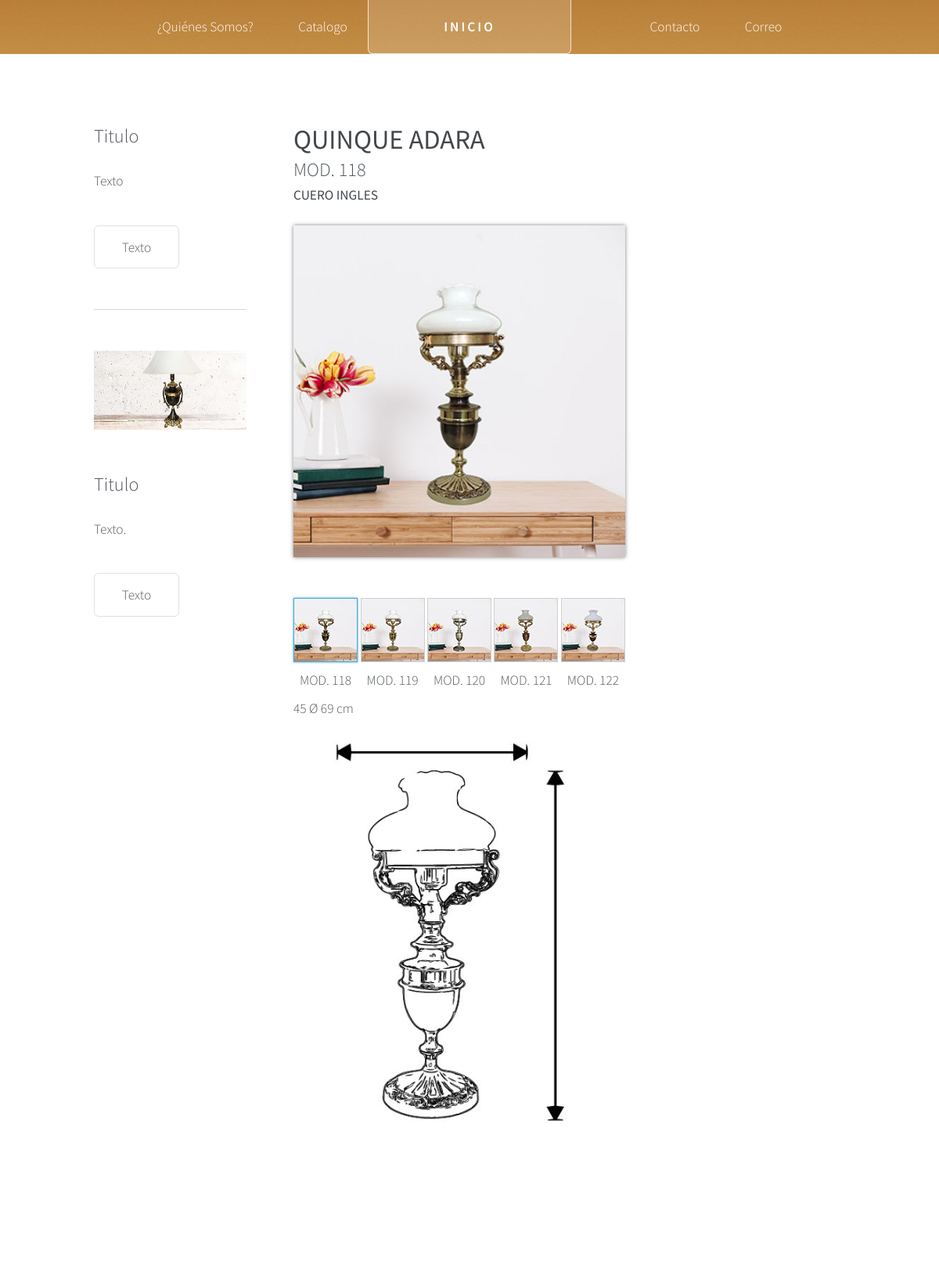
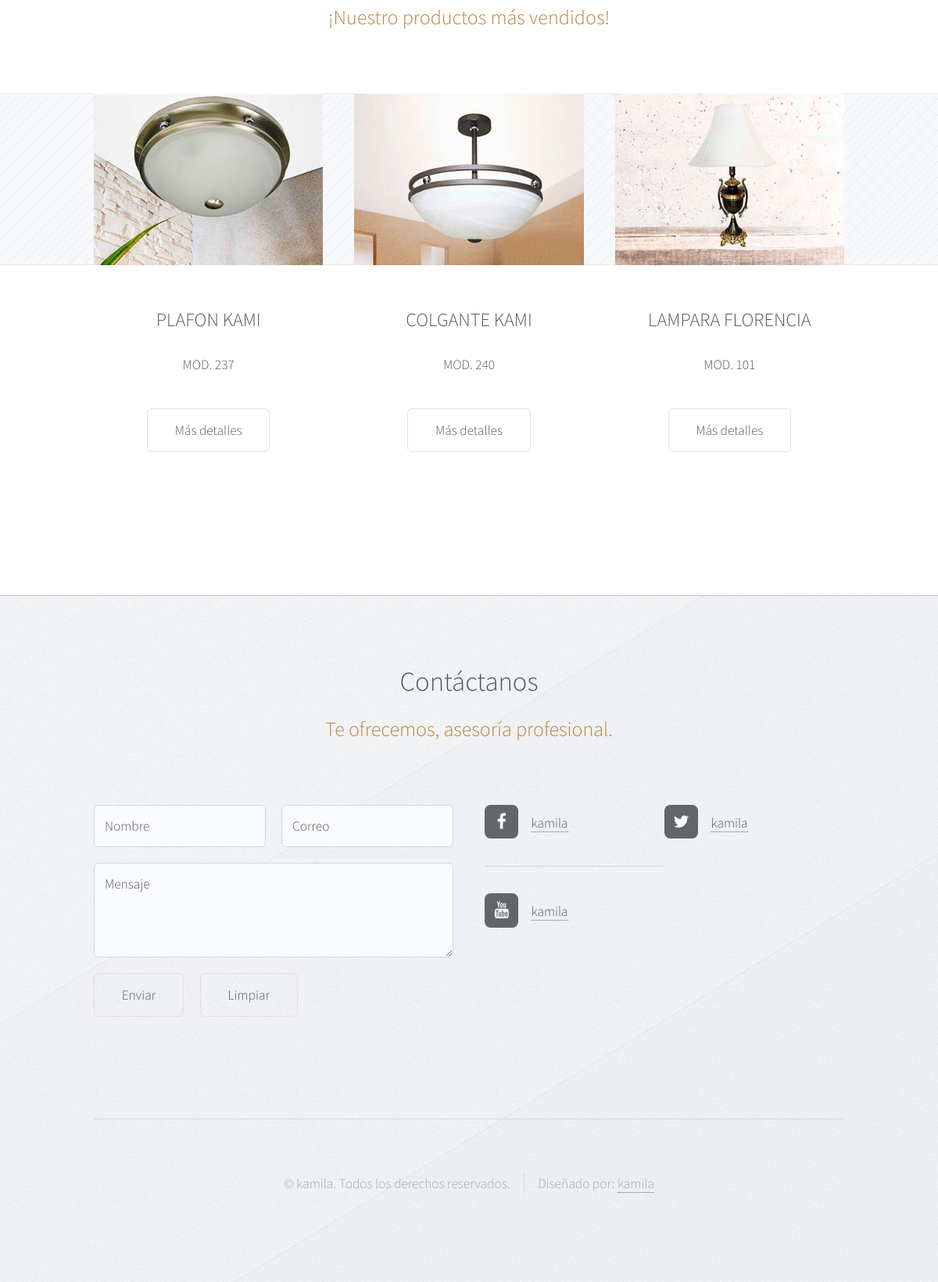
The page /catDetalles/kamila.aspx?idProducto=15 on the database its author committed (2 pictures, top to bottom).
### tables this page shows
CREATE TABLE "catProd" (
  "id" integer NOT NULL PRIMARY KEY AUTOINCREMENT,
  "nomObj_catProd" text NOT NULL,
  "mod_catProd" text NOT NULL,
  "catEst_catProd" text NOT NULL,
  "mat_catProd" text NOT NULL,
  "diam_catProd" text NOT NULL,
  "alt_catProd" text NOT NULL,
  "detalles_catProd" text NOT NULL,
  "exitencia_catProd" text NOT NULL,
  "imgCat_catProd" text NOT NULL,
  "imgDesCat_catProd" text NOT NULL,
  "imgDibujoTec_catProd" text NOT NULL,
  "idUsr_catProd" text NOT NULL,
  "fechaH_catProd" text NOT NULL
);

### protected/php/catDetalles.php (called while the page is built)
<?php
include("../../assets/inc/head.inc");
include("../../assets/inc/header.inc");
include("../../assets/inc/nav.inc");
include("../../assets/inc/catDetalle.inc");
include("../../assets/inc/promoSlider.inc");
include("../../assets/inc/footer.inc");
?>

### protected/php/consultaCatalgo2.php (the view, shortened to what this page needs)
<?php
if (isset($_GET['idProducto']) && !empty($_GET['idProducto'])) {
	$con = new SQLite3("../../protected/data/catalogo.db") or die("Problemas para conectar!");
			$cs2 = $con -> query("SELECT nomObj_catProd,mod_catProd,mat_catProd,imgDesCat_catProd FROM catProd WHERE nomObj_catProd ='$modObj' ORDER BY mod_catProd");
				while ($resul2 = $cs2 -> fetchArray()) {
					$numModCat2 = $resul2['mod_catProd'];
					$matMod2 = $resul2['mat_catProd'];
					$imgDesCat2 = $resul2['imgDesCat_catProd'];
				echo '
					<div class="cImg">
					<a href="../catalogo/img/dc/original/'.$imgDesCat2.'"><img class="xzoom-gallery" width="80" src="../catalogo/img/dc/thumbs/'.$imgDesCat2.'"  xpreview="../catalogo/img/dc/preview/'.$imgDesCat2.'" title="MOD. '.$numModCat2.' '.$matMod2.'"></a>
					<span>MOD. '.$numModCat2.'</span>
					</div>
				';
				}
}
 ?>

### assets/inc/catDetalle.inc
</div>
<?php include("../../protected/php/consultaCatalgo.php");?>
				<div class="wrapper">
					<div class="container" id="main">
						<div class="row 150%">
							<div class="3u 12u(narrower)">
									<section id="sidebar">
										<section>
											<header>
												<h3>Titulo</h3>
											</header>
											<p>Texto</p>
											<ul class="actions">
												<li><a href="#" class="button">Texto</a></li>
											</ul>
										</section>
										<section>
											<a href="#" class="image featured"><img src="../images/pic07.jpg" alt="" /></a>
											<header>
												<h3>Titulo</h3>
											</header>
											<p>Texto.</p>
											<ul class="actions">
												<li><a href="#" class="button">Texto</a></li>
											</ul>
										</section>
									</section>
							</div>
							<div class="8u 12u(narrower) important(narrower)">
									<article id="content">
										<header>
											<h2><b><?php echo $modObj;?></b></h2>
											<h3>MOD. <?php echo $numModCat;?></h3>
											<h4><b><?php echo $matMod;?></b></h4>
										</header>
										<section id="default" class="padding-top0">
										    <div class="row">
										      <div class="image featured">
										        <div class="xzoom-container">
										          <?php echo $imgXzoom;?>
										          <br>
										          <br>
										          <div class="xzoom-thumbs">
										          	<?php include("../../protected/php/consultaCatalgo2.php");?>
										          </div>
										        </div>
										        <section class="imgX image featured">
											        	<span class="cotaSup">45 Ø</span>
											       		<span class="cotaLat">69 cm</span>
										       				<?php echo $imgDibujoTec;?>
										    	</section>
										      </div>
										    </section>
									</article>
							</div>
						</div>
<br><br>

### protected/php/consultaCatalgo.php (shortened to what this page needs)
<?php
if (isset($_GET['idProducto']) && !empty($_GET['idProducto'])) {
	$con = new SQLite3("../../protected/data/catalogo.db") or die("Problemas para conectar!");
	$cs = $con -> query("SELECT nomObj_catProd,mod_catProd,mat_catProd,imgDesCat_catProd,imgDibujoTec_catProd FROM catProd WHERE id = '$_GET[idProducto]'");
		while ($resul = $cs -> fetchArray()) {
			$modObj = $resul['nomObj_catProd'];
			$numModCat = $resul['mod_catProd'];
			$matMod = $resul['mat_catProd'];
			$imgDesCat = $resul['imgDesCat_catProd'];
			$imgDibTec = $resul['imgDibujoTec_catProd'];
		}
		$imgXzoom = '<img class="xzoom" id="xzoom-default" src="../catalogo/img/dc/preview/'.$imgDesCat.'" xoriginal="../catalogo/img/dc/original/'.$imgDesCat.'" />';
		$imgDibujoTec = '<img src="../catalogo/img/dt/'.$imgDibTec.'" alt="">';
}
 ?>

### assets/css/xzoom.css (style rules this page uses)
.xzoom-container { display: inline-block; }
.xzoom-thumbs { text-align: center; margin-bottom: 10px; }
.xzoom { -webkit-box-shadow: 0px 0px 5px 0px rgba(0,0,0,0.5); -moz-box-shadow: 0px 0px 5px 0px rgba(0,0,0,0.5); box-shadow: 0px 0px 5px 0px rgba(0,0,0,0.5); }
.xzoom-gallery, .xzoom-gallery2, .xzoom-gallery3, .xzoom-gallery4, .xzoom-gallery5 { border: 1px solid #cecece; margin-left: 0px; margin-bottom: 10px; }
.xactive { -webkit-box-shadow: 0px 0px 3px 0px rgba(74,169,210,1); -moz-box-shadow: 0px 0px 3px 0px rgba(74,169,210,1); box-shadow: 0px 0px 3px 0px rgba(74,169,210,1); border: 1px solid #4aaad2; }
.cImg { width: 82px; display: inline-block; text-align: center; margin: auto; }

### assets/inc/head.inc (style rules this page uses)
.imgX { max-width: 400px; }

### rows shown on the page
catprod: nomObj_catProd "QUINQUE ADARA", mod_catProd "118", mat_catProd "CUERO INGLES", imgDesCat_catProd (picture), imgDibujoTec_catProd (picture)
catprod: imgDesCat_catProd (picture), mod_catProd "119"
catprod: imgDesCat_catProd (picture), mod_catProd "120"
catprod: imgDesCat_catProd (picture), mod_catProd "121"
catprod: imgDesCat_catProd (picture), mod_catProd "122"
